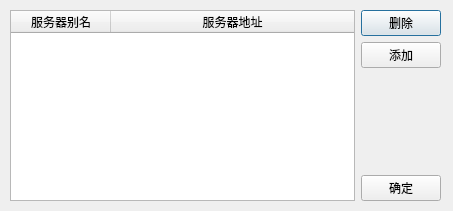
<?xml version="1.0" encoding="UTF-8"?>
<ui version="4.0">
 <class>ServerListManager</class>
 <widget class="QDialog" name="ServerListManager">
  <property name="geometry">
   <rect>
    <x>0</x>
    <y>0</y>
    <width>453</width>
    <height>211</height>
   </rect>
  </property>
  <property name="minimumSize">
   <size>
    <width>453</width>
    <height>211</height>
   </size>
  </property>
  <property name="maximumSize">
   <size>
    <width>453</width>
    <height>211</height>
   </size>
  </property>
  <property name="windowTitle">
   <string>Dialog</string>
  </property>
  <widget class="QWidget" name="horizontalLayoutWidget">
   <property name="geometry">
    <rect>
     <x>10</x>
     <y>10</y>
     <width>431</width>
     <height>191</height>
    </rect>
   </property>
   <layout class="QHBoxLayout" name="horizontalLayout">
    <item>
     <widget class="QTableWidget" name="tableWidget">
      <property name="sortingEnabled">
       <bool>false</bool>
      </property>
      <attribute name="horizontalHeaderStretchLastSection">
       <bool>true</bool>
      </attribute>
      <attribute name="verticalHeaderStretchLastSection">
       <bool>false</bool>
      </attribute>
      <column>
       <property name="text">
        <string>服务器别名</string>
       </property>
      </column>
      <column>
       <property name="text">
        <string>服务器地址</string>
       </property>
      </column>
     </widget>
    </item>
    <item>
     <layout class="QVBoxLayout" name="verticalLayout_buttons">
      <item>
       <layout class="QVBoxLayout" name="verticalLayout_actions">
        <item>
         <widget class="QPushButton" name="pushButton_delete">
          <property name="text">
           <string>删除</string>
          </property>
         </widget>
        </item>
        <item>
         <widget class="QPushButton" name="pushButton_add">
          <property name="text">
           <string>添加</string>
          </property>
         </widget>
        </item>
       </layout>
      </item>
      <item>
       <spacer name="verticalSpacer">
        <property name="orientation">
         <enum>Qt::Vertical</enum>
        </property>
        <property name="sizeHint" stdset="0">
         <size>
          <width>20</width>
          <height>40</height>
         </size>
        </property>
       </spacer>
      </item>
      <item>
       <widget class="QPushButton" name="pushButton_confirm">
        <property name="text">
         <string>确定</string>
        </property>
       </widget>
      </item>
     </layout>
    </item>
   </layout>
  </widget>
 </widget>
 <resources/>
 <connections/>
</ui>
